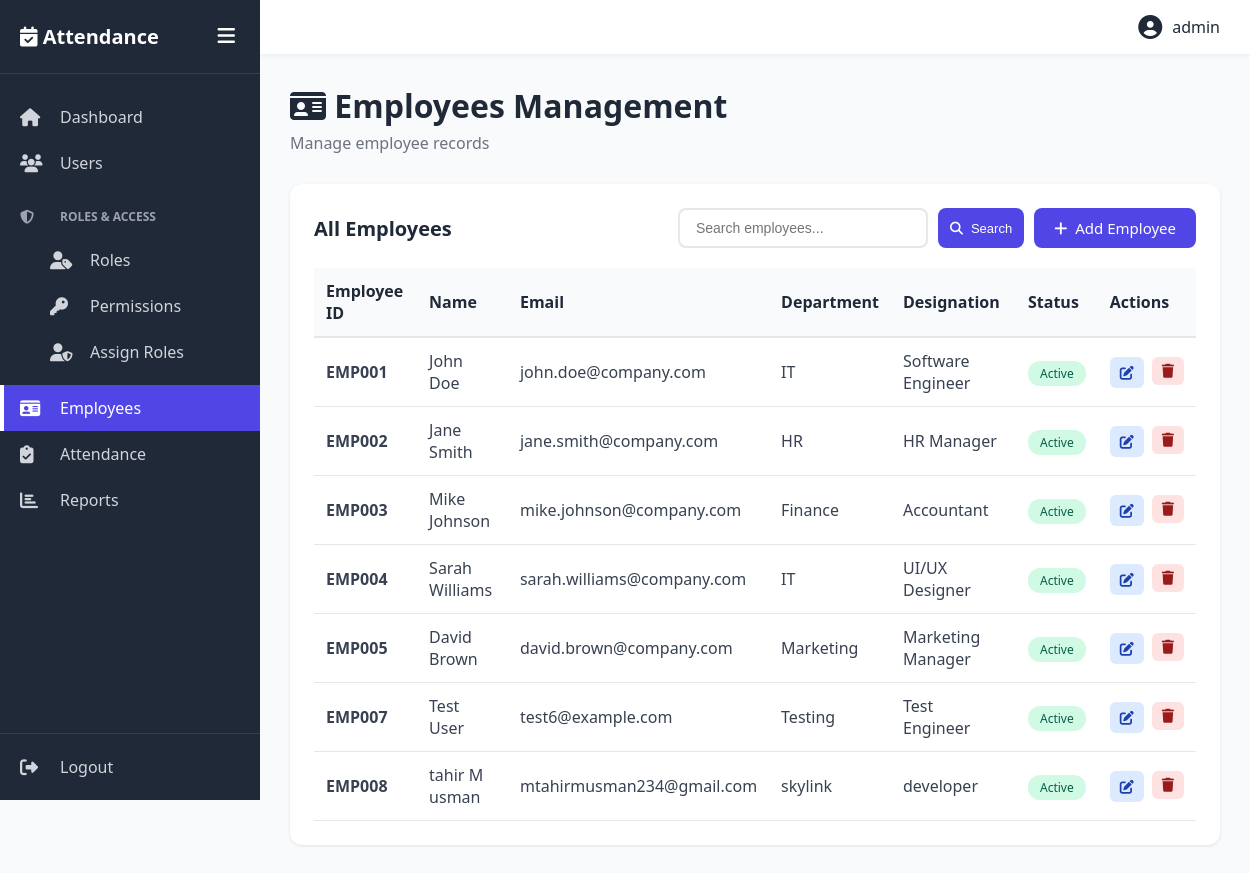
Screenshot of /employees/ (signed in) with the database file from the repository.
### accounts/models.py (models this page shows, shortened)
class Employee(models.Model):
    GENDER_CHOICES = [
        ('M', 'Male'),
        ('F', 'Female'),
        ('O', 'Other'),
    ]
    employee_id = models.CharField(max_length=20, unique=True, blank=True)
    first_name = models.CharField(max_length=100)
    last_name = models.CharField(max_length=100)
    email = models.EmailField(unique=True)
    phone = models.CharField(max_length=15)
    gender = models.CharField(max_length=1, choices=GENDER_CHOICES)
    date_of_birth = models.DateField()
    date_of_joining = models.DateField()
    department = models.CharField(max_length=100)
    designation = models.CharField(max_length=100)
    is_active = models.BooleanField(default=True)
    created_at = models.DateTimeField(auto_now_add=True)
    updated_at = models.DateTimeField(auto_now=True)

### accounts/views.py (the view, shortened to what this page needs)
# urls.py: path('employees/', views.employees_list, name='employees_list'),
@login_required
def employees_list(request):
    search = request.GET.get('search', '')
    employees = Employee.objects.all()
    return render(request, 'employees/list.html', {'employees': employees, 'search': search})

### templates/employees/list.html (shortened to what this page needs)
{% extends 'base.html' %}
{% block content %}
<div class="page-header">
    <h1><i class="fas fa-id-card"></i> Employees Management</h1>
    <p>Manage employee records</p>
</div>
<div class="table-container">
    <div class="table-header">
        <h2>All Employees</h2>
        <div style="display: flex; gap: 10px;">
            <form method="GET" class="search-box">
                <input type="text" name="search" placeholder="Search employees..." value="{{ search }}">
                <button type="submit" class="btn btn-primary btn-sm">
                    <i class="fas fa-search"></i> Search
                </button>
            </form>
            <a href="{% url 'employee_create' %}" class="btn btn-primary">
                <i class="fas fa-plus"></i> Add Employee
            </a>
        </div>
    </div>
    <table>
        <thead>
            <tr>
                <th>Employee ID</th>
                <th>Name</th>
                <th>Email</th>
                <th>Department</th>
                <th>Designation</th>
                <th>Status</th>
                <th>Actions</th>
            </tr>
        </thead>
        <tbody>
            {% for employee in employees %}
            <tr>
                <td><strong>{{ employee.employee_id }}</strong></td>
                <td>{{ employee.first_name }} {{ employee.last_name }}</td>
                <td>{{ employee.email }}</td>
                <td>{{ employee.department }}</td>
                <td>{{ employee.designation }}</td>
                <td>
                    {% if employee.is_active %}
                        <span class="badge badge-success">Active</span>
                    {% else %}
                        <span class="badge badge-danger">Inactive</span>
                    {% endif %}
                </td>
                <td>
                    <div class="action-buttons">
                        <a href="{% url 'employee_edit' employee.id %}" class="action-btn action-btn-edit">
                            <i class="fas fa-edit"></i>
                        </a>
                        <form method="POST" action="{% url 'employee_delete' employee.id %}" style="display: inline;">
                            <button type="submit" class="action-btn action-btn-delete">
                                <i class="fas fa-trash"></i>
                            </button>
                        </form>
                    </div>
                </td>
            </tr>
            {% empty %}
            <tr>
                <td colspan="7" style="text-align: center;">No employees found</td>
            </tr>
            {% endfor %}
        </tbody>
    </table>
</div>
{% endblock %}

### templates/base.html (shortened to what this page needs)
{% load static %}
<!DOCTYPE html>
<html lang="en">
<head>
    <link rel="stylesheet" href="{% static 'css/style.css' %}">
    <link rel="stylesheet" href="https://cdnjs.cloudflare.com/ajax/libs/font-awesome/6.4.0/css/all.min.css">
</head>
<body>
    <div class="container">
        <aside class="sidebar" id="sidebar">
            <div class="sidebar-header">
                <h2><i class="fas fa-calendar-check"></i> Attendance</h2>
                <button class="toggle-btn" id="toggleBtn">
                    <i class="fas fa-bars"></i>
                </button>
            </div>
            <nav class="sidebar-nav">
                <a href="{% url 'dashboard' %}"
                    class="nav-item {% if request.resolver_match.url_name == 'dashboard' %}active{% endif %}">
                    <i class="fas fa-home"></i>
                    <span>Dashboard</span>
                </a>
                <a href="{% url 'users_list' %}" class="nav-item {% if 'users' in request.path %}active{% endif %}">
                    <i class="fas fa-users"></i>
                    <span>Users</span>
                </a>
                <div class="nav-group">
                    <div class="nav-group-title">
                        <i class="fas fa-shield-alt"></i>
                        <span>Roles & Access</span>
                    </div>
                    <a href="{% url 'roles_list' %}"
                        class="nav-item sub-item {% if 'roles' in request.path %}active{% endif %}">
                        <i class="fas fa-user-tag"></i>
                        <span>Roles</span>
                    </a>
                    <a href="{% url 'permissions_list' %}"
                        class="nav-item sub-item {% if 'permissions' in request.path %}active{% endif %}">
                        <i class="fas fa-key"></i>
                        <span>Permissions</span>
                    </a>
                    <a href="{% url 'user_roles' %}"
                        class="nav-item sub-item {% if 'user-roles' in request.path %}active{% endif %}">
                        <i class="fas fa-user-shield"></i>
                        <span>Assign Roles</span>
                    </a>
                </div>
                <a href="{% url 'employees_list' %}"
                    class="nav-item {% if 'employees' in request.path %}active{% endif %}">
                    <i class="fas fa-id-card"></i>
                    <span>Employees</span>
                </a>
                <a href="{% url 'attendance_list' %}"
                    class="nav-item {% if 'attendance' in request.path %}active{% endif %}">
                    <i class="fas fa-clipboard-check"></i>
                    <span>Attendance</span>
                </a>
                <a href="{% url 'reports' %}" class="nav-item {% if 'reports' in request.path %}active{% endif %}">
                    <i class="fas fa-chart-bar"></i>
                    <span>Reports</span>
                </a>
            </nav>
            <div class="sidebar-footer">
                <a href="{% url 'logout' %}" class="nav-item logout">
                    <i class="fas fa-sign-out-alt"></i>
                    <span>Logout</span>
                </a>
            </div>
        </aside>
        <main class="main-content" id="mainContent">
            <header class="top-bar">
                <div class="user-info">
                    <i class="fas fa-user-circle"></i>
                    <span>{{ user.username }}</span>
                </div>
            </header>
            <div class="content">
                {% block content %}
                {% endblock %}
            </div>
        </main>
    </div>
</body>
</html>

### static/css/style.css (style rules this page uses)
* { margin: 0; padding: 0; box-sizing: border-box; }
:root { --primary: #4f46e5; --success: #10b981; --warning: #f59e0b; --danger: #ef4444; --info: #3b82f6; --dark: #1f2937; --light: #f3f4f6; --sidebar-width: 260px; --sidebar-collapsed: 70px; }
body { font-family: 'Segoe UI', Tahoma, Geneva, Verdana, sans-serif; background: #f9fafb; color: #374151; }
.container { display: flex; min-height: 100vh; }
.sidebar { width: var(--sidebar-width); background: var(--dark); color: white; display: flex; flex-direction: column; transition: width 0.3s ease; position: fixed; height: 100vh; overflow-y: auto; z-index: 1000; }
.sidebar-header { padding: 20px; display: flex; align-items: center; justify-content: space-between; border-bottom: 1px solid rgba(255, 255, 255, 0.1); }
.sidebar-header h2 { font-size: 20px; white-space: nowrap; overflow: hidden; }
.toggle-btn { background: none; border: none; color: white; font-size: 20px; cursor: pointer; padding: 5px; }
.sidebar-nav { flex: 1; padding: 20px 0; }
.nav-item { display: flex; align-items: center; padding: 12px 20px; color: #d1d5db; text-decoration: none; transition: all 0.3s; position: relative; }
.nav-item i { font-size: 18px; width: 30px; }
.nav-item span { margin-left: 10px; white-space: nowrap; }
.nav-item.active { background: var(--primary); color: white; }
.nav-item.active::before { content: ''; position: absolute; left: 0; top: 0; bottom: 0; width: 4px; background: white; }
.nav-group { margin: 10px 0; }
.nav-group-title { padding: 12px 20px; color: #9ca3af; font-size: 12px; text-transform: uppercase; font-weight: 600; display: flex; align-items: center; }
.nav-group-title i { font-size: 14px; width: 30px; }
.nav-group-title span { margin-left: 10px; }
.sub-item { padding-left: 50px; }
.sidebar-footer { border-top: 1px solid rgba(255, 255, 255, 0.1); padding: 10px 0; }
.main-content { flex: 1; margin-left: var(--sidebar-width); transition: margin-left 0.3s ease; }
.top-bar { background: white; padding: 15px 30px; box-shadow: 0 2px 4px rgba(0, 0, 0, 0.05); display: flex; justify-content: flex-end; align-items: center; }
.user-info { display: flex; align-items: center; gap: 10px; color: var(--dark); }
.user-info i { font-size: 24px; }
.content { padding: 30px; }
.page-header { margin-bottom: 30px; }
.page-header h1 { font-size: 32px; color: var(--dark); margin-bottom: 5px; }
.page-header p { color: #6b7280; }
.btn { padding: 10px 20px; border: none; border-radius: 8px; font-size: 15px; font-weight: 500; cursor: pointer; transition: all 0.3s; display: inline-flex; align-items: center; gap: 8px; text-decoration: none; }
.btn-primary { background: var(--primary); color: white; }
.btn-sm { padding: 6px 12px; font-size: 13px; }
.table-container { background: white; border-radius: 12px; padding: 24px; box-shadow: 0 1px 3px rgba(0, 0, 0, 0.1); overflow-x: auto; }
.table-header { display: flex; justify-content: space-between; align-items: center; margin-bottom: 20px; flex-wrap: wrap; gap: 15px; }
.table-header h2 { font-size: 20px; color: var(--dark); }
.search-box { display: flex; gap: 10px; }
.search-box input { padding: 8px 16px; border: 2px solid #e5e7eb; border-radius: 8px; font-size: 14px; min-width: 250px; }
table { width: 100%; border-collapse: collapse; }
thead { background: #f9fafb; }
th { padding: 12px; text-align: left; font-weight: 600; color: var(--dark); border-bottom: 2px solid #e5e7eb; }
td { padding: 12px; border-bottom: 1px solid #e5e7eb; }
.badge { padding: 4px 12px; border-radius: 12px; font-size: 12px; font-weight: 500; }
.badge-success { background: #d1fae5; color: #065f46; }
.action-buttons { display: flex; gap: 8px; }
.action-btn { padding: 6px 10px; border: none; border-radius: 6px; cursor: pointer; font-size: 14px; transition: all 0.3s; }
.action-btn i { pointer-events: none; }
.action-btn-edit { background: #dbeafe; color: #1e40af; }
.action-btn-delete { background: #fee2e2; color: #991b1b; }

### rows the page displays
Employee: employee_id "EMP001", first_name "John", last_name "Doe", email "john.doe@company.com", department "IT", designation "Software Engineer", is_active "Active"
Employee: employee_id "EMP002", first_name "Jane", last_name "Smith", email "jane.smith@company.com", department "HR", designation "HR Manager", is_active "Active"
Employee: employee_id "EMP003", first_name "Mike", last_name "Johnson", email "mike.johnson@company.com", department "Finance", designation "Accountant", is_active "Active"
Employee: employee_id "EMP004", first_name "Sarah", last_name "Williams", email "sarah.williams@company.com", department "IT", designation "UI/UX Designer", is_active "Active"
Employee: employee_id "EMP005", first_name "David", last_name "Brown", email "david.brown@company.com", department "Marketing", designation "Marketing Manager", is_active "Active"
Employee: employee_id "EMP007", first_name "Test", last_name "User", email "test6@example.com", department "Testing", designation "Test Engineer", is_active "Active"
Employee: employee_id "EMP008", first_name "tahir", last_name "M usman", email "mtahirmusman234@gmail.com", department "skylink", designation "developer", is_active "Active"

### other values shown
{{ user.username }} "admin"
